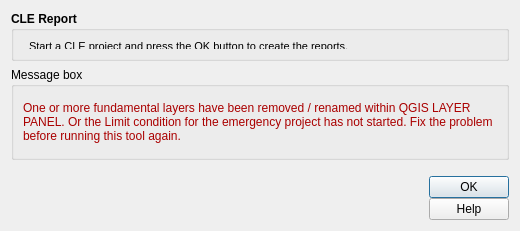
<?xml version="1.0" encoding="UTF-8"?>
<ui version="4.0">
 <class>report_cle</class>
 <widget class="QDialog" name="report_cle">
  <property name="geometry">
   <rect>
    <x>0</x>
    <y>0</y>
    <width>520</width>
    <height>231</height>
   </rect>
  </property>
  <property name="sizePolicy">
   <sizepolicy hsizetype="Fixed" vsizetype="Fixed">
    <horstretch>0</horstretch>
    <verstretch>0</verstretch>
   </sizepolicy>
  </property>
  <property name="minimumSize">
   <size>
    <width>520</width>
    <height>200</height>
   </size>
  </property>
  <property name="maximumSize">
   <size>
    <width>1500</width>
    <height>1500</height>
   </size>
  </property>
  <property name="windowTitle">
   <string>CLE Report</string>
  </property>
  <property name="locale">
   <locale language="English" country="UnitedStates"/>
  </property>
  <property name="modal">
   <bool>true</bool>
  </property>
  <layout class="QGridLayout" name="gridLayout">
   <item row="0" column="0">
    <widget class="QGroupBox" name="groupBox">
     <property name="sizePolicy">
      <sizepolicy hsizetype="Expanding" vsizetype="Expanding">
       <horstretch>0</horstretch>
       <verstretch>0</verstretch>
      </sizepolicy>
     </property>
     <property name="minimumSize">
      <size>
       <width>0</width>
       <height>0</height>
      </size>
     </property>
     <property name="maximumSize">
      <size>
       <width>16777215</width>
       <height>50</height>
      </size>
     </property>
     <property name="font">
      <font>
       <weight>75</weight>
       <bold>true</bold>
      </font>
     </property>
     <property name="title">
      <string>CLE Report</string>
     </property>
     <layout class="QFormLayout" name="formLayout">
      <property name="fieldGrowthPolicy">
       <enum>QFormLayout::AllNonFixedFieldsGrow</enum>
      </property>
      <item row="0" column="1">
       <widget class="QLabel" name="text">
        <property name="sizePolicy">
         <sizepolicy hsizetype="Expanding" vsizetype="Expanding">
          <horstretch>0</horstretch>
          <verstretch>0</verstretch>
         </sizepolicy>
        </property>
        <property name="text">
         <string>&lt;!DOCTYPE HTML PUBLIC &quot;-//W3C//DTD HTML 4.0//EN&quot; &quot;http://www.w3.org/TR/REC-html40/strict.dtd&quot;&gt;
&lt;html&gt;&lt;head&gt;&lt;meta name=&quot;qrichtext&quot; content=&quot;1&quot; /&gt;&lt;style type=&quot;text/css&quot;&gt;
p, li { white-space: pre-wrap; }
&lt;/style&gt;&lt;/head&gt;&lt;body style=&quot; font-family:'MS Shell Dlg 2'; font-size:8pt; font-weight:600; font-style:normal;&quot;&gt;
&lt;p style=&quot; margin-top:0px; margin-bottom:0px; margin-left:0px; margin-right:0px; -qt-block-indent:0; text-indent:0px;&quot;&gt;&lt;span style=&quot; font-weight:400;&quot;&gt;Start a CLE project and press the OK button to create the reports.&lt;/span&gt;&lt;/p&gt;&lt;/body&gt;&lt;/html&gt;</string>
        </property>
        <property name="textFormat">
         <enum>Qt::RichText</enum>
        </property>
        <property name="alignment">
         <set>Qt::AlignLeading|Qt::AlignLeft|Qt::AlignVCenter</set>
        </property>
        <property name="wordWrap">
         <bool>true</bool>
        </property>
       </widget>
      </item>
     </layout>
    </widget>
   </item>
   <item row="1" column="0">
    <widget class="QGroupBox" name="groupBox_2">
     <property name="sizePolicy">
      <sizepolicy hsizetype="Expanding" vsizetype="Expanding">
       <horstretch>0</horstretch>
       <verstretch>0</verstretch>
      </sizepolicy>
     </property>
     <property name="minimumSize">
      <size>
       <width>0</width>
       <height>60</height>
      </size>
     </property>
     <property name="maximumSize">
      <size>
       <width>16777215</width>
       <height>100</height>
      </size>
     </property>
     <property name="title">
      <string>Message box</string>
     </property>
     <layout class="QGridLayout" name="gridLayout_2">
      <item row="0" column="0">
       <widget class="QSplitter" name="splitter">
        <property name="orientation">
         <enum>Qt::Vertical</enum>
        </property>
        <widget class="QLabel" name="alert_text">
         <property name="sizePolicy">
          <sizepolicy hsizetype="Expanding" vsizetype="Expanding">
           <horstretch>0</horstretch>
           <verstretch>0</verstretch>
          </sizepolicy>
         </property>
         <property name="text">
          <string>&lt;html&gt;&lt;head/&gt;&lt;body&gt;&lt;p&gt;&lt;span style=&quot; color:#aa0000;&quot;&gt;One or more fundamental layers have been removed / renamed within QGIS LAYER PANEL. Or the Limit condition for the emergency project has not started. Fix the problem before running this tool again.&lt;/span&gt;&lt;/p&gt;&lt;/body&gt;&lt;/html&gt;</string>
         </property>
         <property name="textFormat">
          <enum>Qt::RichText</enum>
         </property>
         <property name="alignment">
          <set>Qt::AlignLeading|Qt::AlignLeft|Qt::AlignVCenter</set>
         </property>
         <property name="wordWrap">
          <bool>true</bool>
         </property>
        </widget>
       </widget>
      </item>
     </layout>
    </widget>
   </item>
   <item row="2" column="0">
    <layout class="QGridLayout" name="gridLayout_4">
     <property name="sizeConstraint">
      <enum>QLayout::SetDefaultConstraint</enum>
     </property>
     <property name="topMargin">
      <number>10</number>
     </property>
     <property name="horizontalSpacing">
      <number>10</number>
     </property>
     <property name="verticalSpacing">
      <number>0</number>
     </property>
     <item row="0" column="4">
      <layout class="QVBoxLayout" name="verticalLayout">
       <item>
        <widget class="QDialogButtonBox" name="button_box">
         <property name="cursor">
          <cursorShape>PointingHandCursor</cursorShape>
         </property>
         <property name="orientation">
          <enum>Qt::Vertical</enum>
         </property>
         <property name="standardButtons">
          <set>QDialogButtonBox::Ok</set>
         </property>
         <property name="centerButtons">
          <bool>true</bool>
         </property>
        </widget>
       </item>
       <item>
        <widget class="QPushButton" name="help_button">
         <property name="cursor">
          <cursorShape>PointingHandCursor</cursorShape>
         </property>
         <property name="text">
          <string>Help</string>
         </property>
        </widget>
       </item>
      </layout>
     </item>
     <item row="0" column="0">
      <widget class="QLabel" name="cnr">
       <property name="sizePolicy">
        <sizepolicy hsizetype="Preferred" vsizetype="Fixed">
         <horstretch>0</horstretch>
         <verstretch>0</verstretch>
        </sizepolicy>
       </property>
       <property name="text">
        <string/>
       </property>
       <property name="pixmap">
        <pixmap>img/logo-cnr.png</pixmap>
       </property>
      </widget>
     </item>
     <item row="0" column="1">
      <widget class="QLabel" name="igag">
       <property name="sizePolicy">
        <sizepolicy hsizetype="Preferred" vsizetype="Fixed">
         <horstretch>0</horstretch>
         <verstretch>0</verstretch>
        </sizepolicy>
       </property>
       <property name="text">
        <string/>
       </property>
       <property name="pixmap">
        <pixmap>img/logo-igag.png</pixmap>
       </property>
      </widget>
     </item>
     <item row="0" column="3">
      <spacer name="horizontalSpacer">
       <property name="orientation">
        <enum>Qt::Horizontal</enum>
       </property>
       <property name="sizeHint" stdset="0">
        <size>
         <width>40</width>
         <height>20</height>
        </size>
       </property>
      </spacer>
     </item>
     <item row="0" column="2">
      <widget class="QLabel" name="labgis">
       <property name="sizePolicy">
        <sizepolicy hsizetype="Preferred" vsizetype="Fixed">
         <horstretch>0</horstretch>
         <verstretch>0</verstretch>
        </sizepolicy>
       </property>
       <property name="text">
        <string/>
       </property>
       <property name="pixmap">
        <pixmap>img/logo-labgis.png</pixmap>
       </property>
       <property name="scaledContents">
        <bool>true</bool>
       </property>
      </widget>
     </item>
    </layout>
   </item>
  </layout>
 </widget>
 <resources/>
 <connections>
  <connection>
   <sender>button_box</sender>
   <signal>accepted()</signal>
   <receiver>report_cle</receiver>
   <slot>accept()</slot>
   <hints>
    <hint type="sourcelabel">
     <x>248</x>
     <y>254</y>
    </hint>
    <hint type="destinationlabel">
     <x>157</x>
     <y>274</y>
    </hint>
   </hints>
  </connection>
  <connection>
   <sender>button_box</sender>
   <signal>rejected()</signal>
   <receiver>report_cle</receiver>
   <slot>reject()</slot>
   <hints>
    <hint type="sourcelabel">
     <x>316</x>
     <y>260</y>
    </hint>
    <hint type="destinationlabel">
     <x>286</x>
     <y>274</y>
    </hint>
   </hints>
  </connection>
 </connections>
</ui>
